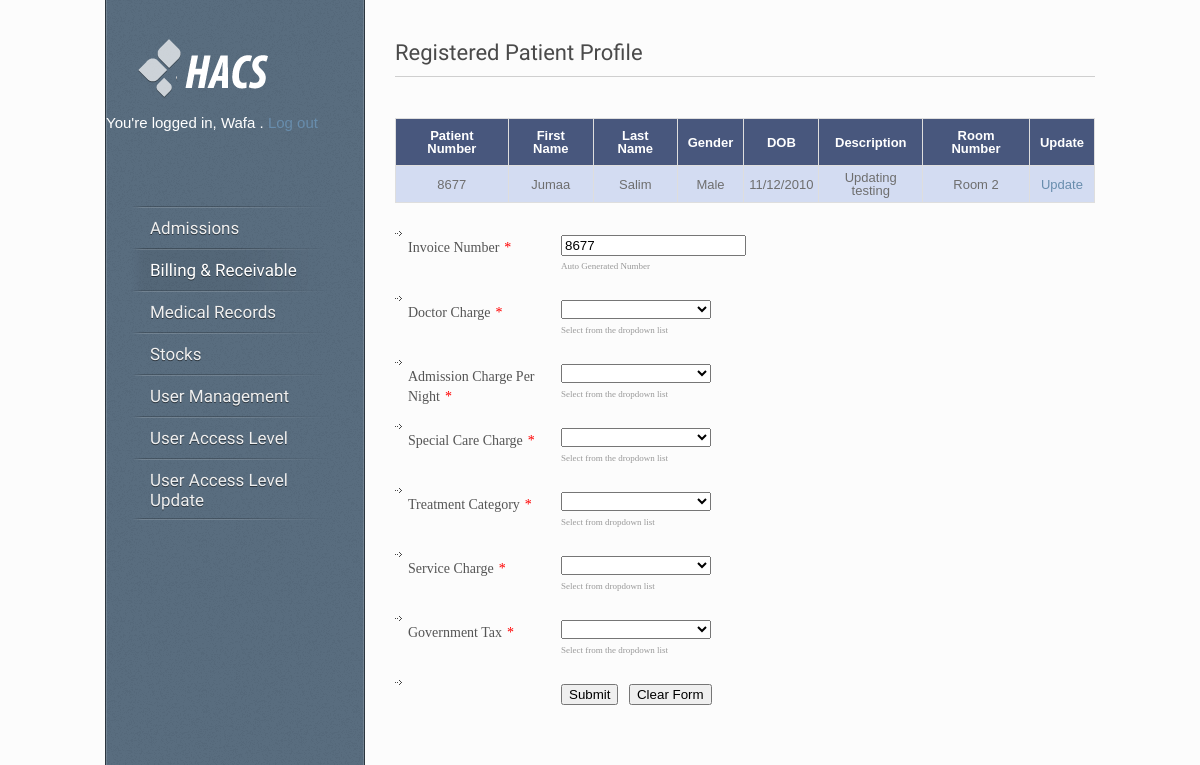
The page /observation_invoice.php?id=8677 (signed in) on the database its author committed.
### tables this page shows
CREATE TABLE IF NOT EXISTS `users` (
  `id` int(10) NOT NULL AUTO_INCREMENT,
  `username` varchar(50) NOT NULL,
  `password` varchar(50) NOT NULL,
  `firstname` varchar(50) NOT NULL,
  `surname` varchar(50) NOT NULL,
  `email` varchar(255) NOT NULL,
  `signup_date` datetime NOT NULL,
  PRIMARY KEY (`id`),
  KEY `username` (`username`)
);

CREATE TABLE IF NOT EXISTS `observation` (
  `id` int(11) NOT NULL AUTO_INCREMENT,
  `patientNumber` int(11) NOT NULL,
  `patientFirst` varchar(50) NOT NULL,
  `patientLast` varchar(50) NOT NULL,
  `gender` varchar(10) NOT NULL,
  `birthDate` varchar(20) NOT NULL,
  `description` text NOT NULL,
  `observationRoom` varchar(10) NOT NULL,
  PRIMARY KEY (`id`)
);

### core.inc.php (called while the page is built, shortened)
<?php
	function loggedin()
	{
		if (isset($_SESSION['user_id']) && !empty($_SESSION['user_id']))
	{
		return true;
	}else
	{
		return false;
	}
	}
	function getuserfield($field)
	{
		$query = "SELECT `$field` FROM `users` WHERE `id`='".$_SESSION['user_id']."'";
		if ($query_run = mysql_query($query))
		{
			if ($query_result = mysql_result($query_run, 0, $field))
			{
				return $query_result;
			}
		}
	}
		function checkadmission()
	{
		$check = mysql_query("SELECT admission FROM access WHERE userid = '".$_SESSION['user_id']."'");
		while ($row = mysql_fetch_array($check))
		{
			$admission = $row['admission'];
			if ($admission == 1)
			{
				return true;
			}
			else
			{
				return false;
			}
		}
	}
	function checkbill()
	{
		$check = mysql_query("SELECT bill FROM access WHERE userid = '".$_SESSION['user_id']."'");
		while ($row = mysql_fetch_array($check))
		{
			$bill = $row['bill'];
			if ($bill == 1)
			{
				return true;
			}
			else
			{
				return false;
			}
		}
	}
	function checkmedical()
	{
		$check = mysql_query("SELECT medical FROM access WHERE userid = '".$_SESSION['user_id']."'");
		while ($row = mysql_fetch_array($check))
		{
			$medical = $row['medical'];
			if ($medical == 1)
			{
				return true;
			}
			else
			{
				return false;
			}
		}
	}
	function checkstocks()
	{
		$check = mysql_query("SELECT stocks FROM access WHERE userid = '".$_SESSION['user_id']."'");
		while ($row = mysql_fetch_array($check))
		{
			$stocks = $row['stocks'];
			if ($stocks == 1)
			{
				return true;
			}
			else
			{
				return false;
			}
		}
	}
	function checkpatient()
	{
		$check = mysql_query("SELECT patient FROM access WHERE userid = '".$_SESSION['user_id']."'");
		while ($row = mysql_fetch_array($check))
		{
			$patient = $row['patient'];
			if ($patient == 1)
			{
				return true;
			}
			else
			{
				return false;
			}
		}
	}
	function checkadmin()
	{
		$check = mysql_query("SELECT admin FROM access WHERE userid = '".$_SESSION['user_id']."'");
		while ($row = mysql_fetch_array($check))
		{
			$admin = $row['admin'];
			if ($admin == 1)
			{
				return true;
			}
			else
			{
				return false;
			}
		}
	}
?>

### observation_invoice.php (the view, shortened to what this page needs)
<?php
	require 'core.inc.php';
	if (loggedin())
	{
?>
<!DOCTYPE HTML>
<html lang="en-US">
<head>
<link rel="stylesheet" type="text/css" href="style.css" media="all" />
<link type="text/css" rel="stylesheet" href="css/styles/form.css?v3.1.19"/>
<link href="css/calendarview.css?v3.1.19" rel="stylesheet" type="text/css" />
<link type="text/css" rel="stylesheet" href="http://cdn.jotfor.ms/css/styles/nova.css?3.1.19" />
<link type="text/css" media="print" rel="stylesheet" href="http://cdn.jotfor.ms/css/printForm.css?3.1.19" />
</head>
<body>
<div id="wrapper">
	<div id="sidebar">
		 <div id="logo"><a href="index.php"><img src="style/images/logo.png" alt="Hospital Access Control System" /></a></div>
		<?php
			$firstname = getuserfield('firstname');
			$firstname_decrypted = base64_decode($firstname);
			echo '<br /><p style="color:white; font-size: 15px;">You\'re logged in,  '.$firstname_decrypted.' . <a href="logout.php">Log out</a></p><br>' ;
		?>
    <div id="menu" class="menu-v">
      <ul>
		<?php if (checkadmission()) { ?>
        <li><a href="index.php">Admissions</a>
        </li>
		<?php
			}else
			{
		?>		<li><a href="#" style="color: red;"><?php echo 'Permission Denied'; ?></a></li>
		<?php
			}
		?>
		<?php if (checkbill()) { ?>
        <li><a href="bill_receivable.php" class="active">Billing & Receivable</a>
        </li>
		<?php
			}else
			{
		?>		<li><a href="#" style="color: red;"><?php echo 'Permission Denied'; ?></a></li>
		<?php
			}
		?>
		<?php if (checkmedical()) { ?>
        <li><a href="medical.php">Medical Records</a></li>
		<?php
			}else
			{
		?>		<li><a href="#" style="color: red;"><?php echo 'Permission Denied'; ?></a></li>
		<?php
			}
		?>
		<?php if (checkstocks()) { ?>
        <li><a href="stocks.php">Stocks</a>
        </li>
		<?php
			}else
			{
		?>		<li><a href="#" style="color: red;"><?php echo 'Permission Denied'; ?></a></li>
		<?php
			}
		?>
		<?php if (checkpatient()) { ?>
        <li><a href="#">User Management</a>
		</li>
		<?php
			}else
			{
		?>		<li><a href="#" style="color: red;"><?php echo 'Permission Denied'; ?></a></li>
		<?php
			}
		?>
		<?php if (checkadmin()) { ?>
			<li><a href="access.php">User Access Level</a></li>
			<li><a href="access_update.php">User Access Level Update</a></li>
		<?php
			}else
			{
		?>		<li><a href="#" style="color: red;"><?php echo 'Permission Denied'; ?></a></li>
		<?php
			}
		?>
      </ul>
    </div>
	</div>
	<div id="content">
	<h1 class="title">Registered Patient Profile</h1>
	<div class="line"></div>
	<?php if (checkadmin()) { ?>
	<div id="container">
		<div id="main">
			<table>
				<tr>
					<th>Patient Number</th>
					<th>First Name</th>
					<th>Last Name</th>
					<th>Gender</th>
					<th>DOB</th>
					<th>Description</th>
					<th>Room Number</th>
					<th>Update</th>
				</tr>
				<?php
					$patientNumber = $_GET['id'];
					$sql = "SELECT * FROM observation WHERE patientNumber='$patientNumber'";
					$query =  mysql_query($sql) or die(mysql_error());
					while ($rows = mysql_fetch_assoc($query))
					{
						$patientNumber = $rows['patientNumber'];
						$patientFirst = $rows['patientFirst'];
						$patientLast = $rows['patientLast'];
						$gender = $rows['gender'];
						$birthDate = $rows['birthDate'];
						$description = $rows['description'];
						$observationRoom = $rows['observationRoom'];
						$patientFirst_decrypted = base64_decode($patientFirst);
						$patientLast_decrypted = base64_decode($patientLast);
						$gender_decrypted = base64_decode($gender);
						$birthDate_decrypted = base64_decode($birthDate);
						$description_decrypted = base64_decode($description);
						$observationRoom_decrypted = base64_decode($observationRoom);
				?>
					<tr>
						<td><?php echo $patientNumber; ?></td>
						<td><?php echo $patientFirst_decrypted; ?></td>
						<td><?php echo $patientLast_decrypted; ?></td>
						<td><?php echo $gender_decrypted; ?></td>
						<td><?php echo $birthDate_decrypted; ?></td>
						<td><?php echo $description_decrypted; ?></td>
						<td><?php echo $observationRoom_decrypted; ?></td>
						<td><a href="update.php?id=<?php echo $rows['id']; ?>">Update</a></td>
					</tr>
			</table>
		</div>
	</div>
	<form class="jotform-form" action="observation_invoice.php" method="post" name="form_32743415307450" id="32743415307450" accept-charset="utf-8">
	  <div class="form-all">
		<ul class="form-section">
		  <li class="form-line" id="id_1">
			<label class="form-label-left" id="label_1" for="input_1">
			  Invoice Number<span class="form-required">*</span>
			</label>
			<div id="cid_1" class="form-input"><span class="form-sub-label-container"><input type="text" readonly="readonly" class="form-readonly  form-textbox validate[required]" data-type="input-textbox" id="input_1" name="patientNumber" size="20" value="<?php echo $patientNumber; } ?>" />
				<label class="form-sub-label" for="input_1"> Auto Generated Number </label></span>
			</div>
		  </li>
		  <li class="form-line" id="id_9">
			<label class="form-label-left" id="label_9" for="input_9">
			  Doctor Charge<span class="form-required">*</span>
			</label>
			<div id="cid_9" class="form-input"><span class="form-sub-label-container"><select class="form-dropdown validate[required]" style="width:150px" id="input_9" name="doctorCharge">
				  <option value="">  </option>
				  <option value="20"> Normal Service </option>
				</select>
				<label class="form-sub-label" for="input_9"> Select from the dropdown list </label></span>
			</div>
		  </li>
		  <li class="form-line" id="id_4">
			<label class="form-label-left" id="label_4" for="input_4">
			  Admission Charge Per Night<span class="form-required">*</span>
			</label>
			<div id="cid_4" class="form-input"><span class="form-sub-label-container"><select class="form-dropdown validate[required]" style="width:150px" id="input_4" name="admissionCharge">
				  <option value="">  </option>
				  <option value="50"> Normal Service </option>
				</select>
				<label class="form-sub-label" for="input_4"> Select from the dropdown list </label></span>
			</div>
		  </li>
		  <li class="form-line" id="id_5">
			<label class="form-label-left" id="label_5" for="input_5">
			  Special Care Charge<span class="form-required">*</span>
			</label>
			<div id="cid_5" class="form-input"><span class="form-sub-label-container"><select class="form-dropdown validate[required]" style="width:150px" id="input_5" name="specialCare">
				  <option value="">  </option>
				  <option value="30"> Normal Service </option>
				</select>
				<label class="form-sub-label" for="input_5"> Select from the dropdown list </label></span>
			</div>
		  </li>
		  <li class="form-line" id="id_6">
			<label class="form-label-left" id="label_6" for="input_6">
			  Treatment Category<span class="form-required">*</span>
			</label>
			<div id="cid_6" class="form-input"><span class="form-sub-label-container"><select class="form-dropdown validate[required]" style="width:150px" id="input_6" name="treatmentCategory">
				  <option value="">  </option>
				  <option value="50"> Class A </option>
				</select>
				<label class="form-sub-label" for="input_6"> Select from dropdown list </label></span>
			</div>
		  </li>
		  <li class="form-line" id="id_7">
			<label class="form-label-left" id="label_7" for="input_7">
			  Service Charge<span class="form-required">*</span>
			</label>
			<div id="cid_7" class="form-input"><span class="form-sub-label-container"><select class="form-dropdown validate[required]" style="width:150px" id="input_7" name="serviceCharge">
				  <option value="">  </option>
				  <option value="20"> New Patient </option>
				</select>
				<label class="form-sub-label" for="input_7"> Select from dropdown list </label></span>
			</div>
		  </li>
		  <li class="form-line" id="id_8">
			<label class="form-label-left" id="label_8" for="input_8">
			  Government Tax<span class="form-required">*</span>
			</label>
			<div id="cid_8" class="form-input"><span class="form-sub-label-container"><select class="form-dropdown validate[required]" style="width:150px" id="input_8" name="governmentTax">
				  <option value="">  </option>
				  <option value="5"> Flat Rate </option>
				</select>
				<label class="form-sub-label" for="input_8"> Select from the dropdown list </label></span>
			</div>
		  </li>
		  <li class="form-line" id="id_2">
			<div id="cid_2" class="form-input-wide">
			  <div style="margin-left:156px" class="form-buttons-wrapper">
				<button id="input_2" type="submit" name="submit" class="form-submit-button">
				  Submit
				</button>
				<button id="input_reset_2" type="reset" class="form-submit-reset">
				  Clear Form
				</button>
			  </div>
			</div>
		  </li>
		</ul>
	  </div>
	</form>
	<?php
		}else
		{
	?>		<center><h2 style="color: red;">Permission Denied</h2></center>
	<?php
		}
	?>
</div>
</body>
</html>
<?php
	}else
	{
		require 'loginform.inc.php';
	}
?>

### style.css (style rules this page uses)
html, body, div, span, applet, object, iframe, h1, h2, h3, h4, h5, h6, p, blockquote, pre, a, acronym, address, big, cite, code, del, dfn, em, font, img, ins, kbd, q, s, samp, small, strike, strong, tt, var, b, u, i, center, dl, dt, dd, ol, ul, li, fieldset, form, label, legend { margin:0; padding:0; border:0; outline:0; font-size:100%; vertical-align:baseline; background:transparent }
body { line-height:1 }
ol, ul { list-style:none }
table { border-collapse:collapse; border-spacing:0 }
th, td { margin:0; padding:0 }
html, body { height: 100%; }
body { background-color: #FCFCFC; font-family:Arial, sans-serif; font-size: 13px; color: #585858; }
p { line-height: 20px; margin-bottom: 20px; }
a { color: #688dad; text-decoration: none; }
h1, h2, h3, h4, h5, h6 { font-family: 'Amaranth', sans-serif; color: #4a4a4a; font-weight: normal; margin: 0 0 10px 0; }
h1 { font-size: 22px; line-height: 26px; }
h1.title { padding: 0; }
img { display: block; }
.line { background: transparent url(style/images/line.png) repeat-x; height: 2px; padding: 20px 0 0 0; line-break: 0px; }
ul { line-height: 20px; margin-bottom: 20px; }
ul li { background: transparent url(style/images/bullet.png) left 8px no-repeat; padding-left: 15px; }
#wrapper { width: 990px; margin: 0 auto; overflow: hidden; }
#content { width: 700px; float: right; padding: 40px 0 20px 0; }
#sidebar { width: 258px; background: #596d7f url(style/images/noize.png) repeat 100% 0; -webkit-box-shadow: inset 0px 0px 0px 1px rgba(255, 255, 255, 0.15); -moz-box-shadow: inset 0px 0px 0px 1px rgba(255, 255, 255, 0.15); box-shadow: inset 0px 0px 0px 1px rgba(255, 255, 255, 0.15); border-left: 1px solid rgba(0, 0, 0, 0.50); border-right: 1px solid rgba(0, 0, 0, 0.50); float: left; position: fixed; margin-top: -1px; z-index: 100; }
#logo { text-align: left; padding: 40px 32px 0 32px; }
#logo a { border: none; }
#logo img { display: inline; }
#menu { float: left; text-align: left; font-family: 'Amaranth', sans-serif; font-size: 17px; margin-top: 40px; margin-bottom: 50px; position: relative; z-index: 100; padding: 0 0 0 24px; text-shadow: 0px 1px 0px rgba(0, 0, 0, 0.5); }
.menu-v ul { margin: 0; padding: 0; list-style-type: none; width: 200px; background: transparent url(style/images/menu-line.png) no-repeat center bottom; }
.menu-v ul li { position: relative; padding-right: 5px; background: transparent url(style/images/menu-line.png) no-repeat center top; padding: 0; }
.menu-v ul li a { display: block; color: white; text-decoration: none; padding: 12px 0 10px 20px; padding-right: 17px; background: transparent; color: #f0f0f0; text-decoration: none; border: none; }
.menu-v ul li a.active, .menu-v ul li a.selected, .menu-v ul li a:hover { text-decoration: none; background: transparent url(style/images/menu-hover.png) repeat-y left top; color: #fff; }
table { width: 100%; border-collapse: collapse; margin-bottom: 20px; color: #6e6e6e; border-bottom:1px solid #dedede; }
table td { padding: 8px 10px; border-right:1px solid #dedede; }
table th { padding: 10px; text-align: left; border-right:1px solid #dedede; font-weight: normal; }
table tr { border-left:1px solid #dedede; border-top:1px solid #dedede; }

### css/styles/form.css (style rules this page uses)
.form-all { list-style: none; list-style-position: outside; margin: 0px; font-family: Verdana; font-size: 12px; }
.form-submit-button, .form-submit-reset, .form-submit-print, .form-screen-button { margin:0px; overflow:visible; padding:1px 6px; width:auto; }
.form-label-left { float:left; display:inline-block; text-align:left; padding:3px; white-space:normal; }
.form-section, .form-section-closed { list-style:none; list-style-position:outside; margin:0px; padding:0px; position:relative; zoom:1; clear:both; }
.form-input { display:inline-block; }
.form-line { clear:both; padding:10px; margin:0px; display:block; width:97%; width:-moz-available; position:relative; }
.form-required { margin-left: 5px; color: red; }
.form-sub-label-container { display:inline-block; margin-right:5px; white-space: nowrap; }
.form-sub-label { color:#999999; display:block; font-size:9px; }

### observation_invoice.php (style rules this page uses)
.form-label-left { width:150px !important; }
.form-line { padding-top:12px; padding-bottom:12px; }
.form-all { width:650px; color:#555 !important; font-family:'Lucida Grande'; font-size:14px; }
#main table th { padding: 10px; background-color: #48577D; color: #FFFFFF; text-align: center; font-weight: bold; }
#main table td { padding: 5px; text-align: center; }
#main table tr { background-color: #D3DCF2; }

### rows shown on the page
users: firstname "Wafa"
observation: patientNumber "8677", patientFirst "Jumaa", patientLast "Salim", gender "Male", birthDate "11/12/2010", description "Updating testing", observationRoom "Room 2"
